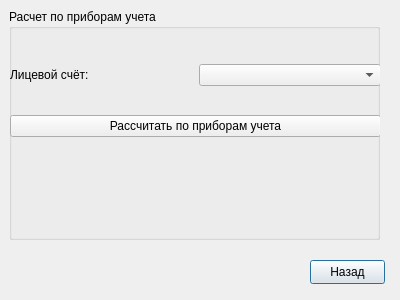
<?xml version="1.0" encoding="UTF-8"?>
<ui version="4.0">
 <class>MethodMeteringDevices</class>
 <widget class="QDialog" name="MethodMeteringDevices">
  <property name="geometry">
   <rect>
    <x>0</x>
    <y>0</y>
    <width>400</width>
    <height>300</height>
   </rect>
  </property>
  <property name="windowTitle">
   <string>Dialog</string>
  </property>
  <widget class="QPushButton" name="pushButton_toChoice">
   <property name="geometry">
    <rect>
     <x>310</x>
     <y>260</y>
     <width>75</width>
     <height>24</height>
    </rect>
   </property>
   <property name="text">
    <string>Назад</string>
   </property>
  </widget>
  <widget class="QGroupBox" name="groupBox">
   <property name="geometry">
    <rect>
     <x>9</x>
     <y>9</y>
     <width>371</width>
     <height>231</height>
    </rect>
   </property>
   <property name="title">
    <string>Расчет по приборам учета</string>
   </property>
   <widget class="QWidget" name="layoutWidget">
    <property name="geometry">
     <rect>
      <x>1</x>
      <y>32</y>
      <width>371</width>
      <height>121</height>
     </rect>
    </property>
    <layout class="QVBoxLayout" name="verticalLayout">
     <item>
      <layout class="QHBoxLayout" name="horizontalLayout">
       <item>
        <widget class="QLabel" name="label">
         <property name="text">
          <string>Лицевой счёт:</string>
         </property>
        </widget>
       </item>
       <item>
        <widget class="QComboBox" name="comboBox_selectRow"/>
       </item>
      </layout>
     </item>
     <item>
      <widget class="QPushButton" name="pushButton_calculate">
       <property name="text">
        <string>Рассчитать по приборам учета</string>
       </property>
      </widget>
     </item>
    </layout>
   </widget>
  </widget>
 </widget>
 <resources/>
 <connections/>
</ui>
